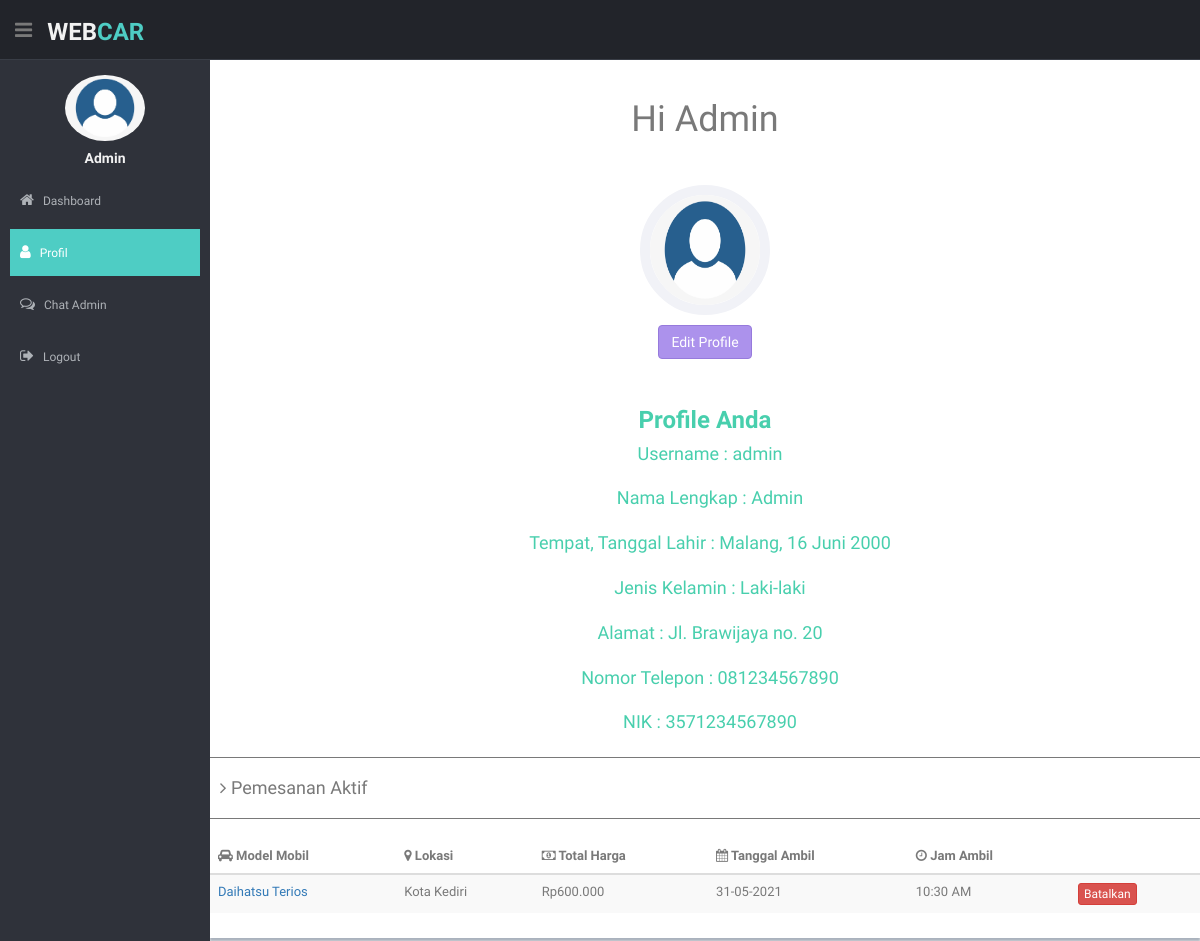
The page /?c=Profile (signed in) on the database its author committed.
### tables this page shows
CREATE TABLE `pemesanan` (
  `id` int(11) NOT NULL,
  `model` varchar(50) NOT NULL,
  `lokasi` varchar(50) NOT NULL,
  `harga` int(11) NOT NULL,
  `tgl` varchar(50) NOT NULL,
  `waktu` varchar(50) NOT NULL,
  `username` varchar(50) NOT NULL
);

### controllers/Controller.class.php (called while the page is built, shortened)
<?php class Controller {
    public function loadModel($modelName) {
        include_once "models/Model.class.php";
        return new $modelName;
    }
    public function loadView($viewName, $data = []) {
        include_once "views/$viewName.php";
    }
}

### controllers/Profile.class.php (called while the page is built, shortened)
<?php class Profile extends Controller
{
  public function index()
  {
    $profileModel = $this->loadModel('ProfileModel');
    $username = $_SESSION['username'];
    $pesan = $profileModel->getAll($username);
    $this->loadView('profile', ['pesan' => $pesan]);
  }
}

### index.php (called while the page is built, shortened)
<?php
$method = $_GET['m'] ?? 'index';
include_once "controllers/Controller.class.php";
(new $controller)->$method();

### models/Model.class.php (called while the page is built, shortened)
<?php class Model {
    public function __construct() {
        $dbhostname = 'localhost';
        $dbusername = 'root';
        $dbpassword = '';
        $dbname = 'project-akhir';
        $this->mysqli = new mysqli($dbhostname, $dbusername, $dbpassword, $dbname) or die('Database connection error!');
    }
}

### models/ProfileModel.class.php (called while the page is built, shortened)
<?php class ProfileModel extends Model
{
  public function getAll($username)
  {
    $sql = "SELECT * FROM pemesanan WHERE username='$username'";
    return $this->mysqli->query($sql);
  }
}

### views/profile.php (the view, shortened to what this page needs)
<!DOCTYPE html>
<html lang="en">
<head>
  <link href="lib/bootstrap/css/bootstrap.min.css" rel="stylesheet">
  <link href="lib/font-awesome/css/font-awesome.css" rel="stylesheet" />
  <link href="css/style.css" rel="stylesheet">
  <link href="css/style-responsive.css" rel="stylesheet">
</head>
<body>
  <section id="container">
    <?php include 'components/navbar.php'; ?>
    <?php include 'components/sidebarProfile.php'; ?>
    <section id="main-content">
      <section class="wrapper site-min-height">
        <div class="row content-panel">
          <div class="profile-text mt mb centered">
            <h1>Hi <?php echo $_SESSION['nama'] ?></h1>
          </div>
          <div class="col centered">
            <div class="profile-pic">
              <p><img src="img/profil.png" class="img-circle"></p>
              <p>
                <a href="?c=Profile&m=editProfile">
                  <button class="btn btn-theme02">Edit Profile</button></a>
              </p>
            </div>
          </div>
          <br>
          <div class="profile-text centered">
            <h3>Profile Anda</h3>
          </div>
          <div class="profile-text centered">
            <h4>Username : <?php echo $_SESSION['username'] ?></h4>
          </div>
          <div class="profile-text mt mb centered">
            <h4>Nama Lengkap : <?php echo $_SESSION['nama'] ?></h4>
          </div>
          <div class="profile-text mt mb centered">
            <h4>Tempat, Tanggal Lahir : <?php echo $_SESSION['ttl'] ?></h4>
          </div>
          <div class="profile-text mt mb centered">
            <h4>Jenis Kelamin : <?php echo $_SESSION['jk'] ?></h4>
          </div>
          <div class="profile-text mt mb centered">
            <h4>Alamat : <?php echo $_SESSION['alamat'] ?></h4>
          </div>
          <div class="profile-text mt mb centered">
            <h4>Nomor Telepon : <?php echo $_SESSION['telp'] ?></h4>
          </div>
          <div class="profile-text mt mb centered">
            <h4>NIK : <?php echo $_SESSION['nik'] ?></h4>
          </div>
          <hr>
          <table class="table table-striped table-advance table-hover">
            <h4><i class="fa fa-angle-right"></i> Pemesanan Aktif</h4>
            <hr>
            <thead>
              <tr>
                <th><i class="fa fa-car"></i> Model Mobil</th>
                <th><i class="fa fa-map-marker"></i> Lokasi</th>
                <th><i class="fa fa-money"></i> Total Harga</th>
                <th><i class=" fa fa-calendar"></i> Tanggal Ambil</th>
                <th><i class=" fa fa-clock-o"></i> Jam Ambil</th>
                <th></th>
              </tr>
            </thead>
            <tbody>
              <?php while ($pemesanan = $pesan->fetch_object()) : ?>
                <tr>
                  <td>
                    <a href="basic_table.html#"><?php echo $pemesanan->model ?></a>
                  </td>
                  <td class="hidden-phone"><?php echo $pemesanan->lokasi; ?></td>
                  <td>Rp<?php echo number_format($pemesanan->harga, 0, ",", "."); ?></td>
                  <td><?php echo $pemesanan->tgl; ?></td>
                  <td><?php echo $pemesanan->waktu; ?></td>
                  <td>
                    <form action="?c=Profile&m=deletePemesanan" method="post">
                      <button class="btn btn-danger btn-xs">Batalkan</button>
                    </form>
                  </td>
                </tr>
              <?php endwhile; ?>
            </tbody>
          </table>
        </div>
      </section>
    </section>
  </section>
</body>
</html>

### components/navbar.php
<header class="header black-bg">
  <div class="sidebar-toggle-box">
    <div class="fa fa-bars tooltips" data-placement="right" data-original-title="Toggle Navigation"></div>
  </div>
  <a class="logo"><b>WEB<span>CAR</span></b></a>
</header>

### components/sidebarProfile.php
<aside>
  <div id="sidebar" class="nav-collapse ">
    <ul class="sidebar-menu" id="nav-accordion">
      <p class="centered"><a href="?c=Profile"><img src="img/profil.png" class="img-circle" width="80"></a></p>
      <h5 class="centered"> <?php echo $_SESSION['nama'] ?> </h5>
      <li class="sub-menu">
        <a href="?c=Login&m=dashboard">
          <i class="fa fa-home"></i>
          <span>Dashboard</span>
        </a>
      </li>
      <li class="sub-menu">
        <a class="active" href="?c=Profile">
          <i class="fa fa-user"></i>
          <span>Profil</span>
        </a>
      </li>
      <li class="sub-menu">
        <a href="?c=ChatRoom">
          <i class="fa fa-comments-o"></i>
          <span>Chat Admin</span>
        </a>
      </li>
      <li class="sub-menu">
        <a href="?c=Login&m=logout">
          <i class="fa fa-sign-out"></i>
          <span>Logout</span>
        </a>
      </li>
    </ul>
  </div>
</aside>

### css/style.css (style rules this page uses)
body { color: #797979; background: #eaeaea; font-family: 'Ruda', sans-serif; padding: 0px !important; margin: 0px !important; font-size:13px; }
ul li { list-style: none; }
a, a:hover, a:focus { text-decoration: none; outline: none; }
#container { width: 100%; height: 100%; }
.btn-theme02 { color: #fff; background-color: #ac92ec; border-color: #967adc; }
hr { margin-top: 20px; margin-bottom: 20px; border: 0; border-top: 1px solid #797979; }
.centered { text-align: center; }
.mt { margin-top: 25px; }
.mb { margin-bottom: 25px; }
#sidebar { width: 210px; height: 100%; position: fixed; background: #2f323a; }
#sidebar h5 { color: #f2f2f2; font-weight: 700; }
#sidebar ul li { position: relative; }
ul.sidebar-menu , ul.sidebar-menu li ul.sub { margin: -2px 0 0; padding: 0; }
ul.sidebar-menu { margin-top: 75px; }
ul.sidebar-menu li { margin-bottom: 5px; margin-left:10px; margin-right:10px; }
ul.sidebar-menu li.sub-menu { line-height: 15px; }
ul.sidebar-menu li a span { display: inline-block; }
ul.sidebar-menu li a { color: #aeb2b7; text-decoration: none; display: block; padding: 15px 0 15px 10px; font-size: 12px; outline: none; -webkit-transition: all 0.3s ease; -moz-transition: all 0.3s ease; -o-transition: all 0.3s ease; -ms-transition: all 0.3s ease; transition: all 0.3s ease; }
ul.sidebar-menu li a.active, ul.sidebar-menu li a:hover, ul.sidebar-menu li a:focus { background: #4ECDC4; color: #fff; display: block; -webkit-transition: all 0.3s ease; -moz-transition: all 0.3s ease; -o-transition: all 0.3s ease; -ms-transition: all 0.3s ease; transition: all 0.3s ease; }
ul.sidebar-menu li a i { font-size: 15px; padding-right: 6px; }
ul.sidebar-menu li a.active i { color: #fff; }
#main-content { margin-left: 210px; }
.header, .footer { min-height: 60px; padding: 0 15px; }
.header { position: fixed; left: 0; right: 0; z-index: 1002; }
.black-bg { background: #22242a; border-bottom: 1px solid #393d46; }
.wrapper { display: inline-block; margin-top: 60px; padding-left: 15px; padding-right: 15px; padding-bottom: 15px; padding-top: 0px; width: 100%; }
a.logo { font-size: 24px; color: #f2f2f2; float: left; margin-top: 15px; text-transform: uppercase; }
a.logo b { font-weight: 900; }
a.logo span { color: #4ECDC4; }
.sidebar-toggle-box { float: left; padding-right: 15px; margin-top: 20px; }
.sidebar-toggle-box .fa-bars { cursor: pointer; display: inline-block; font-size: 20px; }
.content-panel { background: #ffffff; box-shadow: 0px 3px 2px #aab2bd; padding-top: 15px; padding-bottom: 5px; }
.content-panel h4 { margin-left: 10px; }
.profile-pic img { width: 130px; height: 130px; border-radius: 50%; -webkit-border-radius: 50%; border: 10px solid #f1f2f7; margin-top: 20px; }
.profile-text h3 { font-weight: 700; color: #48cfad; }
.profile-text h4 { color: #48cfad; }
.site-min-height { min-height: 900px; }

### rows shown on the page
pemesanan: model "Daihatsu Terios", lokasi "Kota Kediri", harga "600.000", tgl "31-05-2021", waktu "10:30 AM"

### other values the page prints
$_SESSION['nama'] "Admin"
$_SESSION['username'] "admin"
$_SESSION['ttl'] "Malang, 16 Juni 2000"
$_SESSION['jk'] "Laki-laki"
$_SESSION['alamat'] "Jl. Brawijaya no. 20"
$_SESSION['telp'] "081234567890"
$_SESSION['nik'] "3571234567890"
